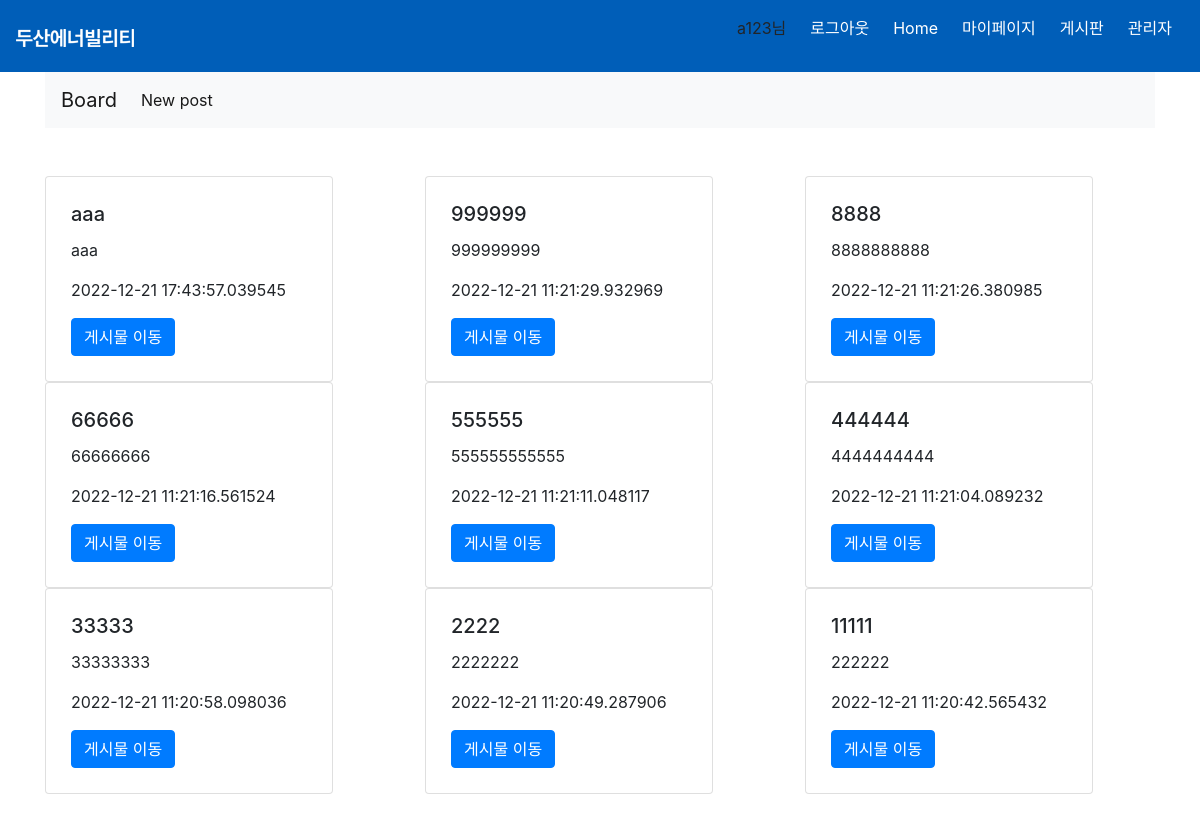
/board (signed in), run on the app's committed database.
### website/models.py (models this page shows, shortened)
class User(db.Model, UserMixin):
    id = db.Column(db.Integer, primary_key=True)
    auth = db.Column(db.String(50))
    name = db.Column(db.String(100), nullable=False)
    email = db.Column(db.String(100), unique=True, nullable=False)
    password = db.Column(db.String(100))
    age = db.Column(db.Integer)
    weight = db.Column(db.Integer)
    gender = db.Column(db.String(100))
    graduation = db.Column(db.String(100))
    hearing = db.Column(db.String(100))
    sight = db.Column(db.String(100))

class Post(db.Model):
    __tablename__ = "posts"
    id = db.Column(db.Integer, primary_key=True)
    title = db.Column(db.String, nullable=False)
    content = db.Column(db.String, nullable=False)
    created_at = db.Column(db.DateTime)
    comments = db.relationship('Comment',backref='post')

### website/auth.py (the view)
@auth.route('/board', methods=['GET', 'POST'])
def board():
    posts = Post.query.order_by(desc(Post.created_at)).all()
    return render_template("board.html", posts=posts)

### website/templates/board.html
{% extends "base2.html" %}
{% block body_block %}
<br></br>
<div class='row'>
  {% for post in posts %}
    <div class="col-sm" style="padding-botto:5px">
      <div class="card" style="width: 18rem; padding:5px" >
        <div class="card-body">
          <h5 class="card-title">{{post.title}}</h5>
          <p class="card-text">{{post.content}}</p>
          <p class="card-text">{{post.created_at}}</p>
          <a href="/posts/{{post.id}}" class="btn btn-primary">게시물 이동</a>
        </div>
      </div>
    </div>
    <br>
  {% endfor %}
  </div>
  <br></br></br></br></br></br></br></br></br></br>
{% endblock %}

### website/templates/base2.html (shortened to what this page needs)
<!DOCTYPE html>
<html lang="en">
<head>
    <link rel="stylesheet" href="{{ url_for('static', filename='css/style.css') }}"/>
    <link
      rel="stylesheet"
      href="https://stackpath.bootstrapcdn.com/bootstrap/4.4.1/css/bootstrap.min.css"
    />
    <link rel="stylesheet" href="https://stackpath.bootstrapcdn.com/bootstrap/4.1.3/css/bootstrap.min.css">
    <link
      rel="stylesheet"
      href="https://stackpath.bootstrapcdn.com/font-awesome/4.7.0/css/font-awesome.min.css"
    />
</head>
<body>
    <nav class="navbar">
      <div class="navbar__logo">
        <img src="{{ url_for('static', filename='img/logo-kr-w.png') }}" alt="두산애너빌리티">
      </div>
          <ul class="navbar__menu">
            {% if current_user.is_authenticated %}
              {% if current_user.auth == "관리자" %}
              <li><a>{{ current_user.name }}님</a></li>
              <li><a href="/logout">로그아웃</a></li>
              <li><a href="/">Home</a></li>
              <li><a href="/mypage">마이페이지</a></li>
              <li><a href="/board">게시판</a></li>
              <li><a href="/admin">관리자</a></li>
              {% else %}
              <li><a>{{ current_user.name }}님</a></li>
              <li><a href="/logout">로그아웃</a></li>
              <li><a href="/">Home</a></li>
              <li><a href="/mypage">마이페이지</a></li>
              <li><a href="/board">게시판</a></li>
              {% endif %}
            {% else %}
            <li><a href="/">Home</a></li>
            <li><a href="/mypage">마이페이지</a></li>
            <li><a href="/login">로그인</a></li>
            <li><a href="/board">게시판</a></li>
            {% endif%}
          </ul>
    </nav>
    <div class="container">
      <nav class="navbar navbar-expand-lg navbar-light bg-light">
        <a class="navbar-brand" href="/board">Board</a>
        <div class="collapse navbar-collapse" id="navbarNav">
          <ul class="navbar-nav">
            <li class="nav-item active">
              <a class="nav-link" href="/posts/new">New post<span class="sr-only">(current)</span></a>
            </li>
          </ul>
        </div>
      </nav>
      {% block body_block %} {% endblock %}
    </div>
</body>
</html>

### website/static/css/style.css (style rules this page uses)
:root { --text-color:#ffffff; --background-color:#005eb8; --accent-color:rgb(255, 0, 0); }
body { margin:0; font-family: 'Noto Sans KR', sans-serif; }
.navbar a { text-decoration: none; color:white; }
a { text-decoration: none; color:white; }
.navbar { display:flex; justify-content: space-between; align-items:center; background-color:#005eb8; }
.navbar__logo { padding-top: 0px; color:white; }
.navbar__menu { display:flex; list-style: none; align-items: center; padding-left : 0px; }
.navbar__menu li { padding:8px 12px; }

### data on the page
User: name "a123"
Post: title "aaa", content "aaa", created_at "2022-12-21 17:43:57.039545"
Post: title "999999", content "999999999", created_at "2022-12-21 11:21:29.932969"
Post: title "8888", content "8888888888", created_at "2022-12-21 11:21:26.380985"
Post: title "66666", content "66666666", created_at "2022-12-21 11:21:16.561524"
Post: title "555555", content "555555555555", created_at "2022-12-21 11:21:11.048117"
Post: title "444444", content "4444444444", created_at "2022-12-21 11:21:04.089232"
Post: title "33333", content "33333333", created_at "2022-12-21 11:20:58.098036"
Post: title "2222", content "2222222", created_at "2022-12-21 11:20:49.287906"
Post: title "11111", content "222222", created_at "2022-12-21 11:20:42.565432"
